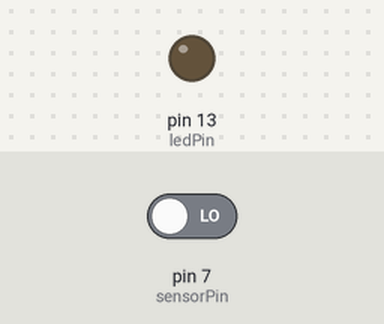
The sketch below on a simulated Arduino Uno, built with avr-gcc and run on an emulated ATmega328P. Parts: output pins drawn as LEDs (lit = HIGH). The test bench sets the inputs (shaded band); at power-on: pin 7 (sensorPin) LOW. What the sketch prints to the serial monitor is not drawn.

Above: at 1.2 s.
1.3 s: pin 7 (sensorPin) driven HIGH
At 1.9 s:
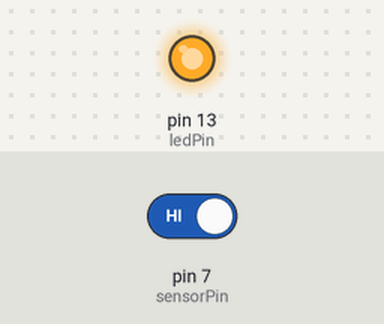
2.8 s: pin 7 (sensorPin) driven LOW
At 3.1 s:
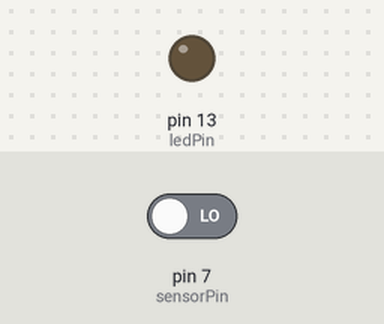
Timing chart, 0 to 5.8 s (numbered marks = the images above; inputs shaded):
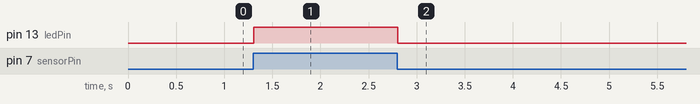

The sketch:

volume_up_the_lights.ino.ino
```cpp
int ledPin = 13;
int sensorPin = 7;
bool value = 0;

void setup() {
  // put your setup code here, to run once:
  pinMode(ledPin, OUTPUT);
  pinMode(sensorPin, INPUT);
  Serial.begin(9600);
}

void loop() {
  // put your main code here, to run repeatedly:
  value = digitalRead(sensorPin);
  Serial.println(value);
  if (value==HIGH){
    digitalWrite(ledPin, HIGH);
  }
  else {
    digitalWrite(ledPin, LOW);
  }
}
```

Measured:
- after the input at 1.3 s, pin 13 (ledPin): LOW → HIGH at once
- after the input at 2.8 s, pin 13 (ledPin): HIGH → LOW at once
